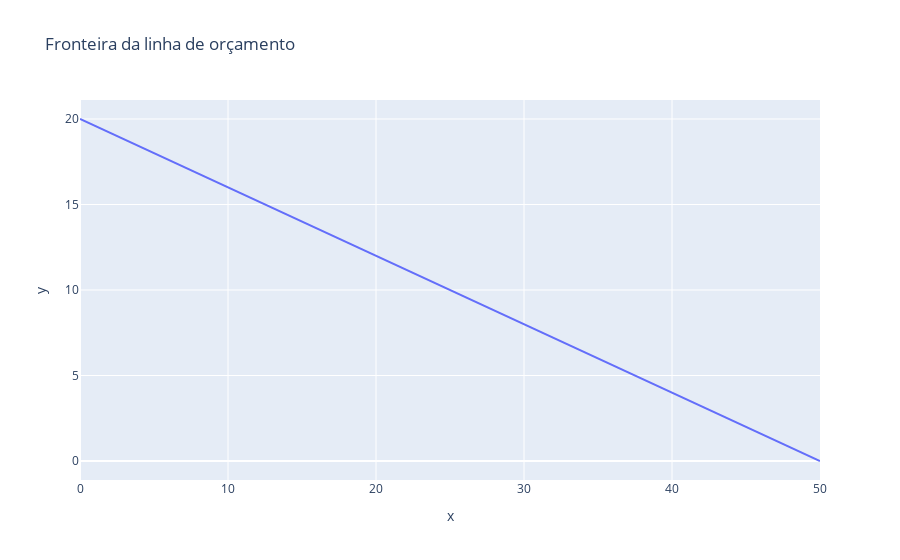
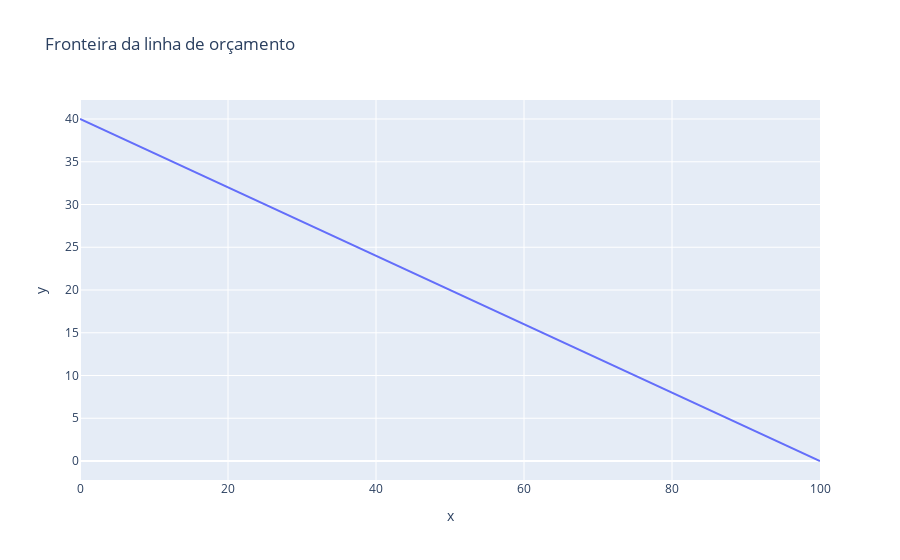

The cell these charts' notebook holds for them, in order:
### Code cell
# Gráfico 1
fronteira()

# Gráfico 2
fronteira()

### Figure 1 — Plotly figure (JSON) as saved in the notebook; plotly's stock layout.template omitted (floating-point values rounded to 4 significant figures)
{"data": [{"hovertemplate": "x=%{x}<br>y=%{y}<extra></extra>", "legendgroup": "", "line": {"color": "#636efa", "dash": "solid"}, "marker": {"symbol": "circle"}, "mode": "lines", "name": "", "orientation": "v", "showlegend": false, "type": "scatter", "x": [0, 5, 10, 15, 20, 25, 30, 35, 40, 45, 50], "xaxis": "x", "y": [20, 18, 16, 14, 12, 10, 8, 6, 4, 2, 0], "yaxis": "y"}], "layout": {"legend": {"tracegroupgap": 0}, "title": {"text": "Fronteira da linha de orçamento"}, "xaxis": {"anchor": "y", "domain": [0, 1], "title": {"text": "x"}}, "yaxis": {"anchor": "x", "domain": [0, 1], "title": {"text": "y"}}}}

### Figure 2 — Plotly figure (JSON) as saved in the notebook; plotly's stock layout.template omitted (floating-point values rounded to 4 significant figures)
{"data": [{"hovertemplate": "x=%{x}<br>y=%{y}<extra></extra>", "legendgroup": "", "line": {"color": "#636efa", "dash": "solid"}, "marker": {"symbol": "circle"}, "mode": "lines", "name": "", "orientation": "v", "showlegend": false, "type": "scatter", "x": [0, 5, 10, 15, 20, 25, 30, 35, 40, 45, 50, 55, 60, 65, 70, 75, 80, 85, 90, 95, 100], "xaxis": "x", "y": [40, 38, 36, 34, 32, 30, 28, 26, 24, 22, 20, 18, 16, 14, 12, 10, 8, 6, 4, 2, 0], "yaxis": "y"}], "layout": {"legend": {"tracegroupgap": 0}, "title": {"text": "Fronteira da linha de orçamento"}, "xaxis": {"anchor": "y", "domain": [0, 1], "title": {"text": "x"}}, "yaxis": {"anchor": "x", "domain": [0, 1], "title": {"text": "y"}}}}
